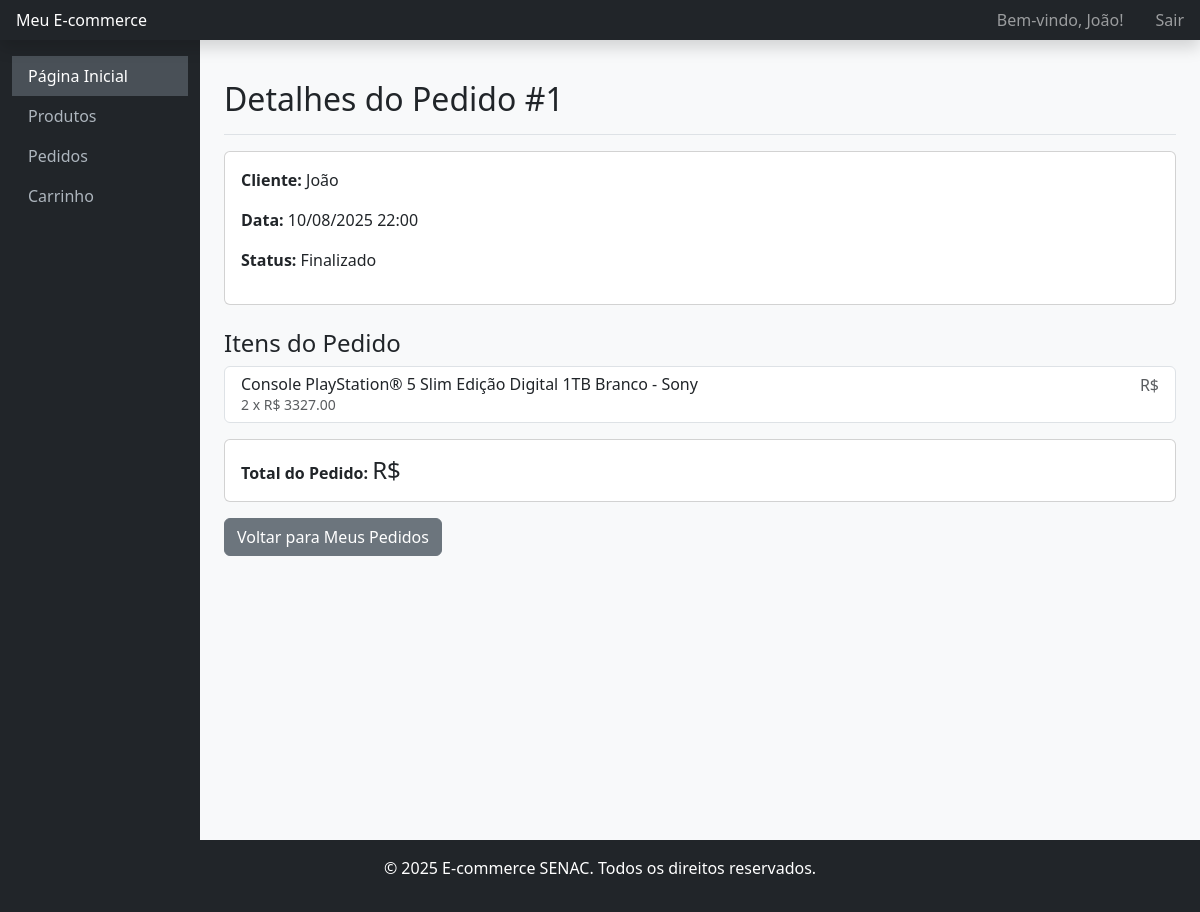
Before: /meus-pedidos/1/ (signed in) with the older database file.
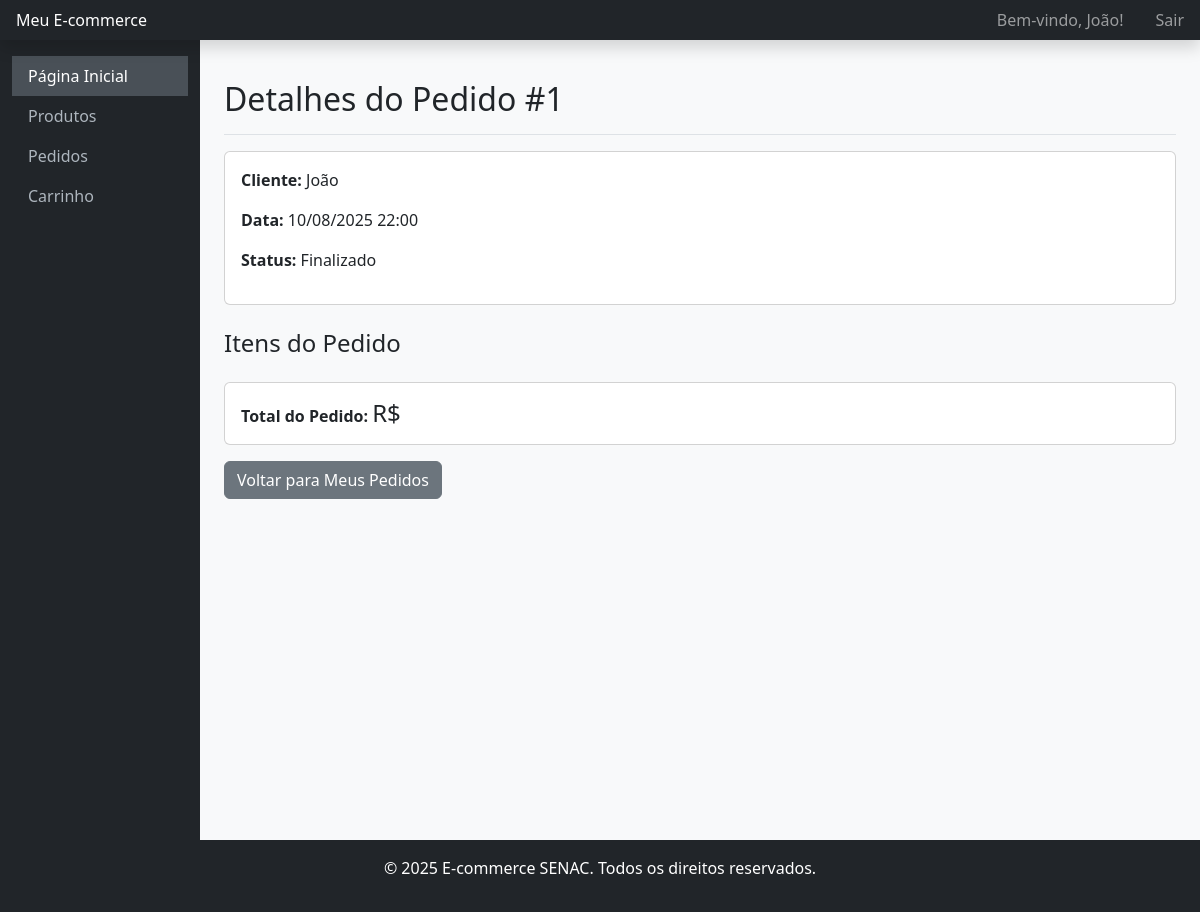
After: the same page with the newer database file.
### app/models.py (models this page shows, shortened)
class ItemPedido(models.Model):
    produto = models.ForeignKey(Produto, on_delete=models.CASCADE)
    pedido = models.ForeignKey(Pedido, on_delete=models.CASCADE)
    quantidade = models.IntegerField(default=1)
    preco_unitario = models.DecimalField(max_digits=10, decimal_places=2)

class Produto(models.Model):
    nome = models.CharField(max_length=200)
    descricao = models.TextField()
    preco = models.DecimalField(max_digits=10, decimal_places=2)
    estoque = models.IntegerField()
    imagem = models.ImageField(upload_to='produtos/', blank=True, null=True)

### app/views.py (the view)
# urls.py: path('meus-pedidos/<int:pk>/', views.detalhar_pedido, name='detalhar_pedido'),
@login_required
def detalhar_pedido(request, pk):
    pedido = get_object_or_404(Pedido, pk=pk)
    if request.user.is_superuser or pedido.cliente.user == request.user:
        items = ItemPedido.objects.filter(pedido=pedido)
        context = {'pedido': pedido, 'items': items}
        return render(request, 'loja/detalhar_pedido.html', context)
    else:
        return redirect('meus_pedidos')

### app/templates/loja/detalhar_pedido.html (shortened to what this page needs)
{% extends 'base.html' %}
{% block content %}
    <div class="d-flex justify-content-between flex-wrap flex-md-nowrap align-items-center pt-3 pb-2 mb-3 border-bottom">
        <h1 class="h2">Detalhes do Pedido #{{ pedido.pk }}</h1>
    </div>
    <div class="card mb-3">
        <div class="card-body">
            <p><strong>Cliente:</strong> {{ pedido.cliente.nome }}</p>
            <p><strong>Data:</strong> {{ pedido.data_criacao|date:"d/m/Y H:i" }}</p>
            <p><strong>Status:</strong> Finalizado</p>
        </div>
    </div>
    <h4 class="mt-4">Itens do Pedido</h4>
    <ul class="list-group mb-3">
        {% for item in items %}
        <li class="list-group-item d-flex justify-content-between lh-sm">
            <div>
                <h6 class="my-0">{{ item.produto.nome }}</h6>
                <small class="text-muted">{{ item.quantidade }} x R$ {{ item.preco_unitario }}</small>
            </div>
            <span class="text-muted">R$ {{ item.get_total }}</span>
        </li>
        {% endfor %}
    </ul>
    <div class="card">
        <div class="card-body text-right">
            <strong>Total do Pedido:</strong> <span class="h4">R$ {{ pedido.get_total }}</span>
        </div>
    </div>
    <a href="{% url 'meus_pedidos' %}" class="btn btn-secondary mt-3">Voltar para Meus Pedidos</a>
{% endblock %}

Changed rows visible on the page:
removed ItemPedido: produto.nome "Console PlayStation® 5 Slim Edição Digital 1TB Branco - Sony", quantidade "2", preco_unitario "3327.00"
